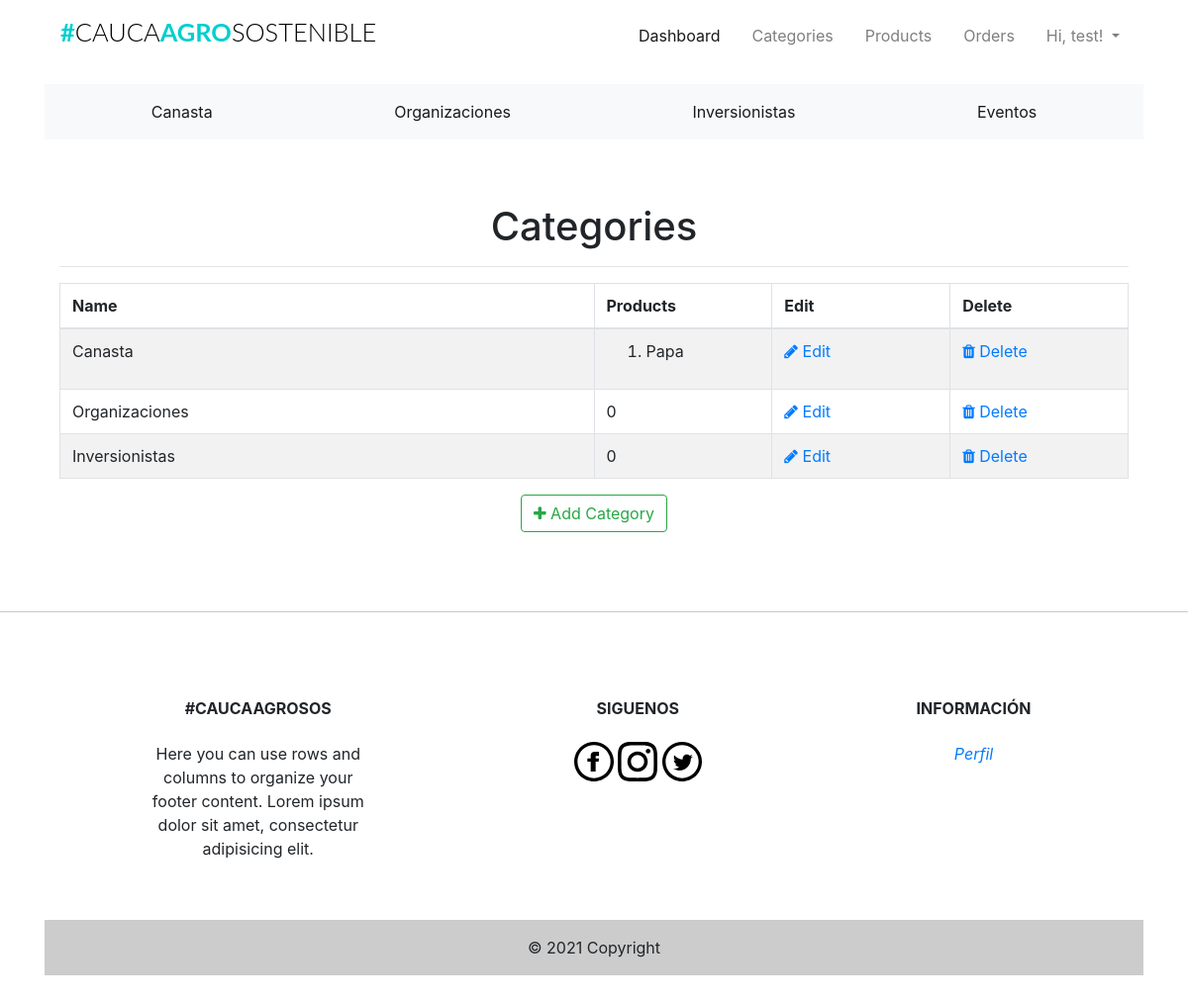
Page /admin/categories (signed in) on the committed database.
### app/models.py (models this page shows, shortened)
class User(UserMixin, db.Model):
    __tablename__ = "user"
    id = db.Column(db.Integer, primary_key=True)
    firstname = db.Column(db.String(24), index=True)
    lastname = db.Column(db.String(24), index=True)
    email = db.Column(db.String(50), index=True, unique=True)
    password_hash = db.Column(db.String)
    phonenumber = db.Column(db.String(18), index=True, unique=True)
    is_admin = db.Column(db.Boolean, default=False)
    order = db.relationship("Order", backref='ordered_products')
    kart = db.relationship('Kart', uselist=False, backref='user_kart')
    shipping_info = db.relationship(
        'ShippingInfo', backref='shipping', lazy='dynamic')

class Categories(db.Model):
    id = db.Column(db.Integer, primary_key=True)
    category_name = db.Column(db.String(20), index=True)
    category_image = db.Column(db.String(120), index=True)
    product = db.relationship('Products', backref='products_categories')

class Products(db.Model):
    __tablename__ = 'product'
    id = db.Column(db.Integer, primary_key=True)
    product_name = db.Column(db.String(100), index=True)
    product_price = db.Column(db.Integer, index=True)
    product_image = db.Column(db.String(120), index=True)
    product_description = db.Column(db.String(200), index=True)
    product_stock = db.Column(db.Integer, index=True)
    product_size = db.Column(db.String(5), index=True)
    promotion = db.Column(db.Boolean, index=True, nullable=False)
    promotion_value = db.Column(db.Integer, index=True, nullable=False)
    categories_id = db.Column(db.Integer, db.ForeignKey('categories.id'))
    order = db.relationship(
        'Order', secondary=association_table, backref='my_orders', lazy='dynamic')

### app/admin/routes.py (the view)
@admin.route('/categories', methods=['GET', 'POST'])
@login_required
def list_categories():
    check_admin()
    categories = Categories.query.all()
    return render_template('admin/categories/categories.html', title="Product Categories",
                           categories=categories)

### app/admin/routes.py (called while the page is built)
def check_admin():
    if not current_user.is_admin:
        abort(403)

### app/models.py (called while the page is built)
@login_manager.user_loader
def load_user(id):
    return User.query.get(int(id))

### app/templates/admin/categories/categories.html (shortened to what this page needs)
{% extends "base.html" %}
{% block head %}
<head>
    <link href="//maxcdn.bootstrapcdn.com/font-awesome/4.1.0/css/font-awesome.min.css" rel="stylesheet">
</head>
{%endblock head%}
{% block body %}
<div class="container">
  <div class="outer">
    <div class="middle">
      <div class="inner">
        <br/>
        <br/>
        <h1 style="text-align:center;">Categories</h1>
        {% if categories %}
          <hr class="intro-divider">
            <table class="table table-striped table-bordered">
              <thead>
                <tr>
                  <th width="45%"> Name </th>
                  <th width="15%"> Products</th>
                  <th width="15%"> Edit </th>
                  <th width="15%"> Delete </th>
                </tr>
              </thead>
              <tbody>
              {% for category in categories %}
                <tr>
                  <td> {{ category.category_name }} </td>
                    {% if category.product == [] %}
                    <td>
                      0
                    </td>
                    {% else %}
                  <td>
                      <ol>
                        {% for name in category.product %}
                          <li>
                            {{ name.product_name }}
                          </li>
                          {% endfor %}
                        </ol>
                  </td>
                  {% endif %}
                  <td>
                    <a href="{{ url_for('admin.edit_category', id=category.id) }}">
                      <i class="fa fa-pencil"></i> Edit
                    </a>
                  </td>
                  <td>
                    <a href="{{ url_for('admin.delete_category', id=category.id) }}">
                      <i class="fa fa-trash"></i> Delete
                    </a>
                  </td>
                </tr>
              {% endfor %}
              </tbody>
            </table>
          <div style="text-align: center">
        {% else %}
          <div style="text-align: center">
            <h3> No categories have been added. </h3>
            <hr class="intro-divider">
        {% endif %}
          <a href="{{ url_for('admin.add_category') }}" class="btn btn-outline-success">
            <i class="fa fa-plus"></i>
            Add Category
          </a>
        </div>
      </div>
    </div>
  </div>
</div>
{% endblock %}

### app/templates/base.html (shortened to what this page needs)
<html>
  <head>
      <link href="{{ url_for('static', filename='css/bootstrap.min.css') }}"rel="stylesheet">
      <link href="{{ url_for('static', filename='css/st.css') }}"rel="stylesheet">
      {%block head%}
      {%endblock head%}
  </head>
  <body>
  {% include "navbar.html" %}
  {% include "categories/categories.html" %}
  <div class="container">
    {% block body %}
    {% endblock %}
  </div>
  <div class="push"></div>
  <hr class="footer-break"></hr>
{% include "footer.html" %}
</body>
</html>

### app/templates/navbar.html (shortened to what this page needs)
{% block navbar %}
<div class="container mt-1 mb-3">
  <nav class="navbar navbar-expand-lg navbar-light">
    <h1 class="brand_name">
      <a class="navbar-brand" href="{{ url_for('home.homepage') }}">#<span>CAUCA</span>AGRO<span>SOSTENIBLE</span></a>
    </h1>
    <div class="collapse navbar-collapse" id="navbarNav">
      <ul class="navbar-nav ml-auto mr-auto mt-2 mt-lg-0">
        {% if current_user.is_authenticated %}
        {% if current_user.is_admin %}
        <li class="nav-item ml-3">
          <a class="nav-link active" href="{{ url_for('home.admin_dashboard') }}">Dashboard</a>
        </li>
        <li class="nav-item ml-3">
          <a class="nav-link" href="{{ url_for('admin.list_categories') }}">Categories</a>
        </li>
        <li class="nav-item ml-3">
          <a class="nav-link" href="{{ url_for('admin.list_products') }}">Products</a>
        </li>
        <li class="nav-item ml-3">
          <a class="nav-link" href="{{ url_for('admin.list_orders') }}">Orders</a>
        </li>
        {% else %}
        <li class="nav-item ml-3">
          <a class="nav-link" href="{{ url_for('users.cart') }}">Cart<span class="badge badge-light">{{ count
              }}</span></a>
        </li>
        {% endif %}
        <li class="nav-item dropdown ml-3">
          <a class="nav-link dropdown-toggle" data-toggle="dropdown" href="#" role="button" aria-haspopup="true"
            aria-expanded="false">
            Hi, {{ current_user.firstname }}!
          </a>
        </li>
        {% endif %}
      </ul>
    </div>
  </nav>
</div>
{% endblock %}

### app/templates/categories/categories.html
{% block categories %}
<div class="container mt-1 mb-3 overflow-auto">
  <nav class="navbar navbar-expand navbar-light bg-light">
    <div class="collapse navbar-collapse" id="navbarNav">
      <ul class="navbar-nav d-flex justify-content-around">
        <li class="nav-item active">
          <a class="nav-link" href="{{ url_for('home.shop_by_category', category_name = "Canasta") }}">Canasta</a>
        </li>
        <li class="nav-item active">
          <a class="nav-link" href="{{ url_for('home.shop_by_category', category_name = "Organizaciones") }}">Organizaciones</a>
        </li>
        <li class="nav-item active">
          <a class="nav-link" href="{{ url_for('home.shop_by_category', category_name = "Inversionistas") }}">Inversionistas</a>
        </li>
        <li class="nav-item active">
          <a class="nav-link" href="#">Eventos</a>
        </li>
      </ul>
    </div>
  </nav>
</div>
{% endblock %}

### app/templates/footer.html (shortened to what this page needs)
{% block footer %}
<div class="container my-5">
  <footer
          class="text-center text-lg-start text-black"
          style="background-color: #ffffff"
          >
    <div class="container p-4 pb-0">
      <section class="">
        <div class="row">
          <div class="col-md-3 col-lg-3 col-xl-3 mx-auto mt-3">
            <h6 class="text-uppercase mb-4 font-weight-bold">
              #CaucaAgroSOS
            </h6>
            <p>
              Here you can use rows and columns to organize your footer
              content. Lorem ipsum dolor sit amet, consectetur adipisicing
              elit.
            </p>
          </div>
          <div class="col-md-4 col-lg-3 col-xl-3 mx-auto mt-3">
            <h6 class="text-uppercase mb-4 font-weight-bold">Siguenos</h6>
            <a href="#">
              <img src="{{url_for('static',filename='iconmonstr-facebook.svg')}}" class="img-responsive svg-footer">
            </a>
            <a href="#">
              <img src="{{url_for('static',filename='iconmonstr-instagram.svg')}}" class="img-responsive svg-footer">
            </a>
            <a href="#">
              <img src="{{url_for('static',filename='iconmonstr-twitter.svg')}}" class="img-responsive svg-footer">
            </a>
          </div>
          <div class="col-md-3 col-lg-2 col-xl-2 mx-auto mt-3">
            <h6 class="text-uppercase mb-4 font-weight-bold">Informaci&oacute;n</h6>
            <a href="#">
              <p><i>Perfil</i><p>
            </a>
          </div>
        </div>
      </section>
    </div>
    <div
         class="text-center p-3"
         style="background-color: rgba(0, 0, 0, 0.2)"
         >
      © 2021 Copyright
    </div>
  </footer>
</div>
{% endblock %}

### app/static/css/st.css (style rules this page uses)
.svg-footer { height: 2.5em; width: 2.5em; }
.footer-break { background-color:#e0e0d1; }
.brand_name .navbar-brand { font-size:1.59rem; text-transform: uppercase; font-family: 'Lato', sans-serif; font-weight: 700; color: #333; }
.brand_name >.navbar-brand { color:#01CFCF; text-decoration: none; }
.brand_name >.navbar-brand span { color: #000; font-weight: 300; }
.navbar-nav { width: 100%; align-items: flex-start; }
.push { height:4em; }
.row { margin-left: auto; margin-right: auto; margin-bottom: 20px; }
.row:after { content: ""; display: table; clear: both; }

### rows in the picture
User: firstname "test"
Categories: category_name "Canasta"
Products: product_name "Papa"
Categories: category_name "Organizaciones", shows "0"
Categories: category_name "Inversionistas", shows "0"
